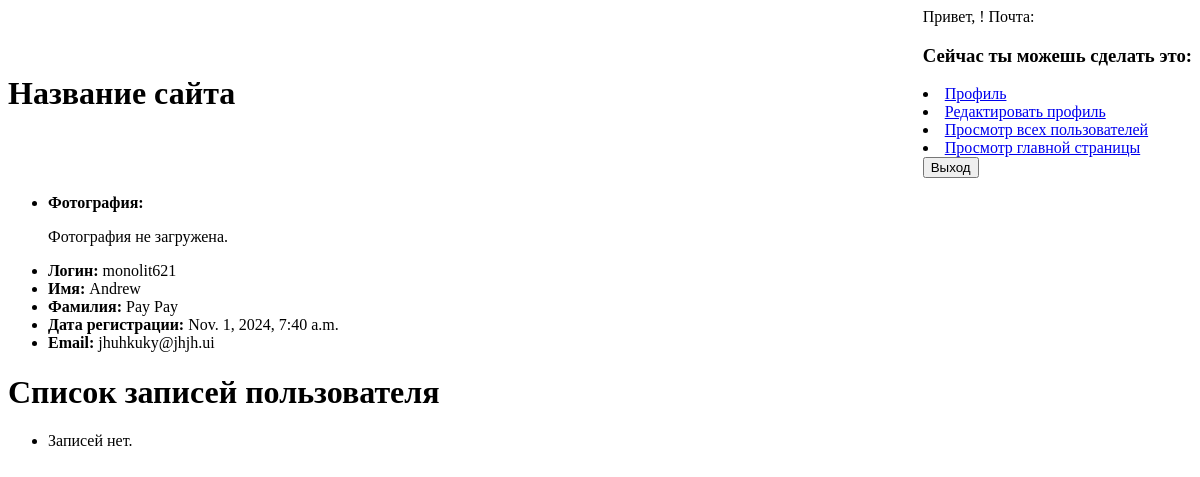
Before: /user/3/ with the older database file.
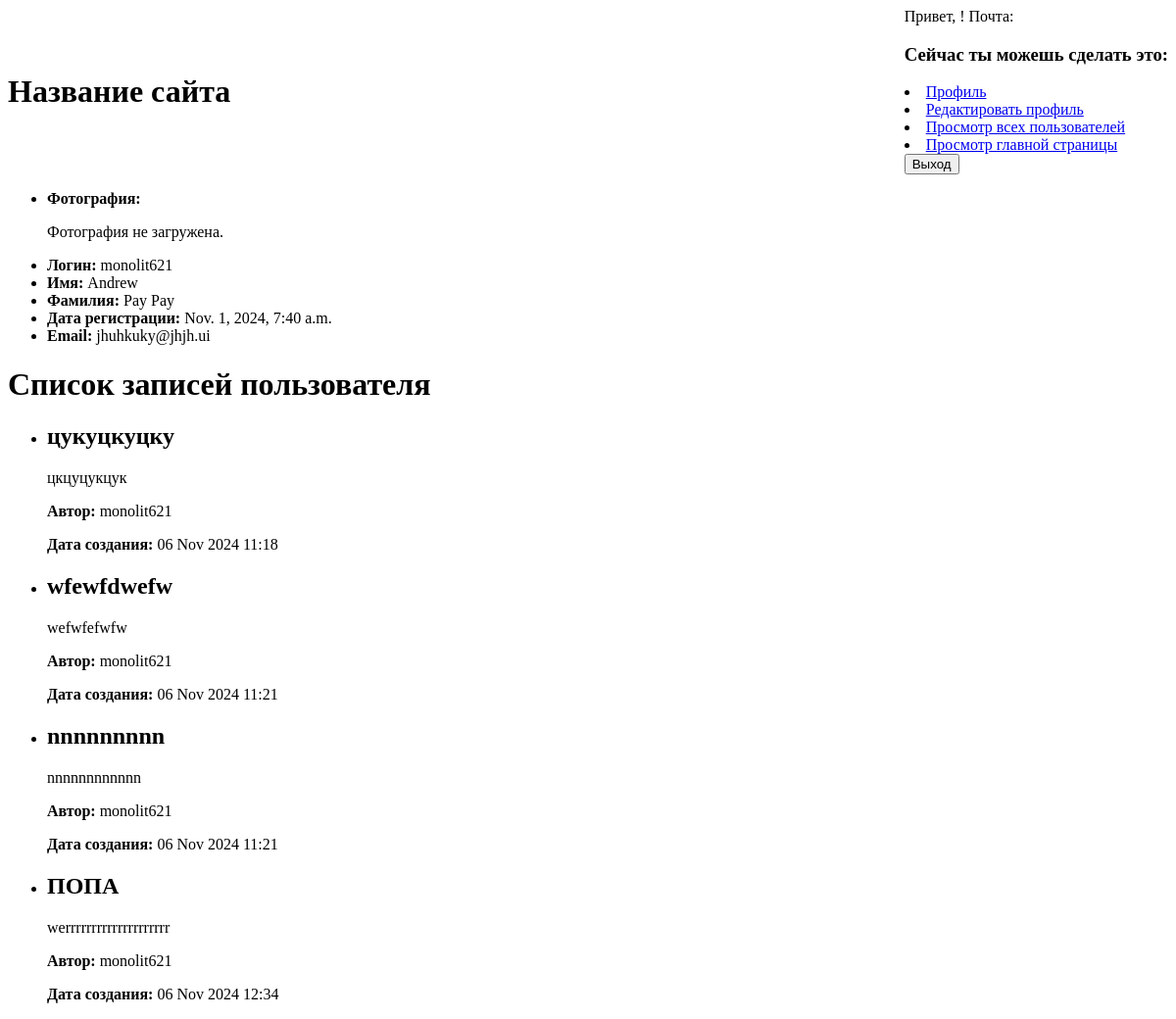
After: the same page with the newer database file.
### board/models.py (models this page shows, shortened)
class Note(models.Model):
    text = models.TextField()
    creation_date = models.DateTimeField(auto_now_add=True)
    name = models.CharField(max_length=20, blank=True, null=True)
    user = models.ForeignKey(User, on_delete=models.CASCADE)
    class Meta:
        verbose_name = "Запись"
        verbose_name_plural = "Записи"

### user/models.py (models this page shows, shortened)
class User(AbstractUser):
    registration_date = models.DateTimeField(auto_now_add=True)
    avatar = models.ImageField(
        verbose_name="Фотография пользователя",
        blank=True,
        upload_to=settings.MEDIA_USER_IMAGE_DIR,
    )
    class Meta:
        verbose_name = "Пользователь"
        verbose_name_plural = "Пользователи"

### user/views.py (the view)
# urls.py: path("<int:pk>/", UserDetailView.as_view(), name="user_detail"),
class UserDetailView(DetailView):
    model = User
    template_name = "user/user_detail.html"
    def get_context_data(self, **kwargs):
        context = super().get_context_data(**kwargs)
        user = self.get_object()
        context["notes"] = Note.objects.filter(user=user)
        return context

### templates/user/user_detail.html (shortened to what this page needs)
<!DOCTYPE html>
<html lang="ru">
<head>
    {% load static %}
</head>
<body>
    <header>
        {% include 'page/header.html' %}
    </header>
    <ul>
        <li>
            <strong>Фотография:</strong>
            {% if user.avatar %}
                <img src="{{ user.avatar.url }}" width="100" height="200" alt="">
            {% else %}
                <p>Фотография не загружена.</p>
            {% endif %}
        </li>
        <li><strong>Логин:</strong> {{ user.username }}</li>
        <li><strong>Имя:</strong> {{ user.first_name }}</li>
        <li><strong>Фамилия:</strong> {{ user.last_name }}</li>
        <li><strong>Дата регистрации:</strong> {{ user.registration_date }}</li>
        <li><strong>Email:</strong> {{ user.email }}</li>
    </ul>
    <h1>Список записей пользователя</h1>
    <ul>
        {% for note in notes %}
            <li>
                <h2>{{ note.name }}</h2>
                <p>{{ note.text }}</p>
                <p><strong>Автор:</strong> {{ note.user.username }}</p>
                <p><strong>Дата создания:</strong> {{ note.creation_date|date:"d M Y H:i" }}</p>
            </li>
        {% empty %}
            <li>Записей нет.</li>
        {% endfor %}
    </ul>
</body>
</html>

Changed rows visible on the page:
added Note: name "цукуцкуцку", text "цкцуцукцук", user.username "monolit621", creation_date "06 Nov 2024 11:18"
added Note: name "wfewfdwefw", text "wefwfefwfw", user.username "monolit621", creation_date "06 Nov 2024 11:21"
added Note: name "nnnnnnnnn", text "nnnnnnnnnnnn", user.username "monolit621", creation_date "06 Nov 2024 11:21"
added Note: name "ПОПА", text "werrrrrrrrrrrrrrrrrrrr", user.username "monolit621", creation_date "06 Nov 2024 12:34"
Other visible differences:
text no longer shown: "Записей нет."
